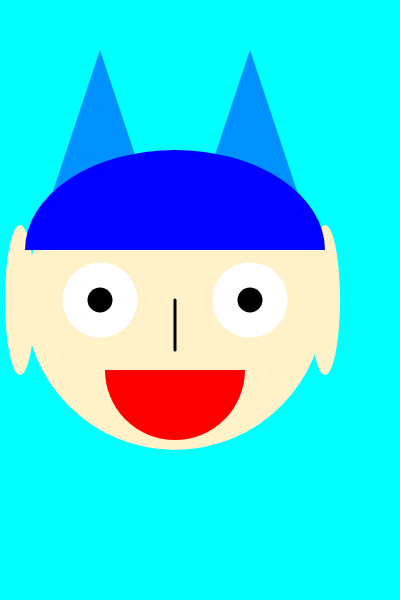
Frame 1 (no input)
Frame 60 (no input): identical to frame 1, image omitted
Frame 120 (the mouse pressed at the canvas centre since frame 60): identical to frame 1, image omitted

The p5.js sketch that drew this single still picture (run headless with seeded random() and noise() and a simulated clock; from frame 60 on, the mouse is pressed at the canvas centre):

// p5.js sketch
// ── sketch.js
function setup() {
  createCanvas(400, 600);
}

function draw() {
  background(0, 255, 255);
  
  fill(0, 145, 255);
  noStroke();
  triangle(100, 50, 50, 200, 150, 200);
  
  fill(0, 145, 255);
  noStroke();
  triangle(250, 50,200, 200, 300, 200);
  fill(255, 241, 200);
  noStroke();
  ellipse(175, 300, 300, 300);
  fill(255, 241, 200);
  noStroke();
  ellipse(20,300, 30, 150);
  fill(255, 241, 200);
  noStroke();
  ellipse(325, 300, 30, 150);
  fill(0,0,255);
  noStroke();
  arc(175, 250, 300, 200, PI, 0); 
  fill(255,255,255);
  noStroke();
  ellipse(250, 300, 75, 75);
  fill(0,0,0);
  noStroke();
  ellipse(250,300,25,25);
  fill(255,255,255);
  noStroke();
  ellipse(100, 300, 75,75);
  fill(0,0,0);
  noStroke();
  ellipse(100,300,25,25);
  stroke(0,0,0);
  strokeWeight(3);
  line(175, 300, 175, 350);
  fill(255,0,0);
  noStroke();
  arc(175,370, 140,140,0,PI);
  
}
